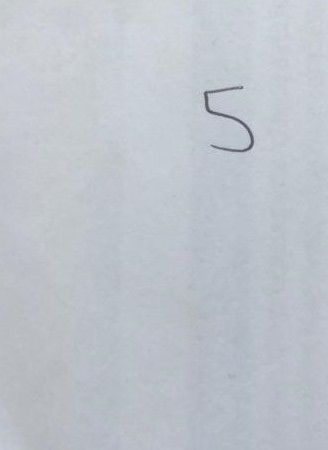
#> input picture pictures/crop test.jpeg, 328 x 450 px
$ python -i image_processing.py   (imports and definitions only)
#> lines starting #> are read from the running program, lines starting #| are printed output that depends on the picture; after the words box and inside, x2 and y2 are one past the last pixel; in counts of white or black regions, pixels touching at a corner belong together
### mnist_loader.py
#%%
import gzip
import numpy as np
import matplotlib.pyplot as plt

class LabeledImage:
    '''
        Labeled Image class
        -------------------


        28x28 pixel image of handwritten number with it's label

        Attributes
        ----------
            image    : returns the image matrix.
            label    : returns the label of the image.
            image_1D : returns a 1D reshape of the image matrix.

        Functions
        ----------
            show : shows the image and label
    '''
    def __init__(self, image:np.array, label:int=None):
        '''
        Parameters
        ----------
            image : array like - grayscale values of the pixel.
                    if array is 1D, reshapes it to 28x28 2D array.
            label : int - the number in the image.
        '''
        if len(image) > 28: # 1D array
            self.__image = np.reshape(image,(28,28))/255
        else:
            self.__image = image

        self.__label = label

    # override set function
    def __setattr__(self, __name: str, __value) -> None:
        if __name in {'_LabeledImage__label', '_LabeledImage__image'}:
            object.__setattr__(self, __name, __value)
        else:
            raise AttributeError

    # override get function
    # [31 lines left out: functions __getattr__, __eq__, show, not called in this run]

    # representation
    def __repr__(self) -> str:
        return(f'Handwritten {self.__label}')


# [68 lines left out: functions load_train_data, order_in_array, load_test_data, not called in this run]
# %%

### image_processing.py
'''image processing to make it conform to mnist format'''
#%%
import tkinter as tk
from tkinter import filedialog
import numpy as np
from PIL import Image
from mnist_loader import LabeledImage

YES = {'Y','y','YES','yes','Yes'}
NO = {'N','n','NO','no','No'}

def process(filename, label=None):
    '''Image processing procedure'''
#> called with filename = 'pictures/crop test.jpeg'
    # open image
    img = Image.open(filename)
#> img is the input picture: PIL image 328x450 RGB; mean R, G, B 190.2, 195.6, 203.5
    img = img.convert('L')
#> img: PIL image 328x450 L
    width, height = img.size
#> width = 328; height = 450


    while True:             # rotate
        new_img = img.copy()
        new_mat = new_img.load()

        new_img.show()
        if input('rotate? (y/n) ') in YES:
            deg = _int_input('how many turns? (clockwise) ')
            new_img = img.rotate(-deg*90)
            if _is_fine(new_img):
                break
        else:
            break
#> this loop made 1 pass; the answer given on pass 1: y
#> pass 1, in process, `new_img = img.rotate(-deg*90)`:
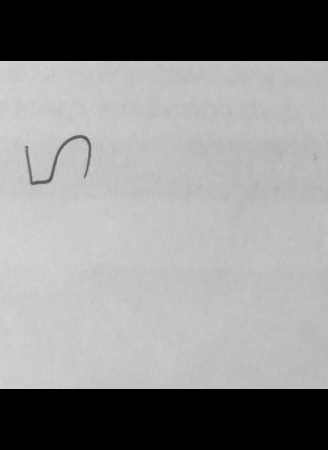
#> new_img: PIL image 328x450 L; min 0, max 214, mean 141.6

    img = new_img
    while True:             # to BW
        new_img = img.copy()
        new_mat = new_img.load()

        thresh = _int_input('Choose BW sensitivity (0-100): ')
        thresh = thresh/100 * 255
        for _y in range(height):
            for _x in range(width):
                new_mat[_x,_y] = 0 if new_mat[_x,_y] > thresh else 255

        if _is_fine(new_img):
            break
#> this loop made 1 pass; the answer given on pass 1: 1
#> pass 1, in _is_fine (call 2), `img.show()`:
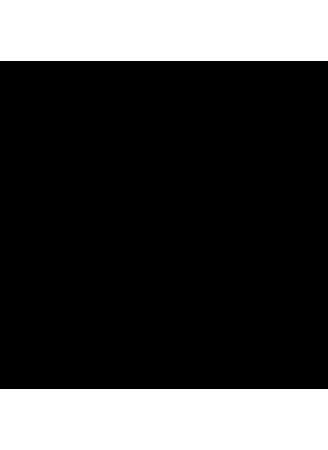
#> shown: PIL image 328x450 L; 27.1% white; 2 white regions, box (x1, y1, x2, y2) and area: (0, 0, 328, 61) 20008, (0, 389, 328, 450) 20008

    new_img = crop(new_img)
#> in crop, `cropped = img.crop(( left - pad, top - pad, left + length + pad, top +..`:
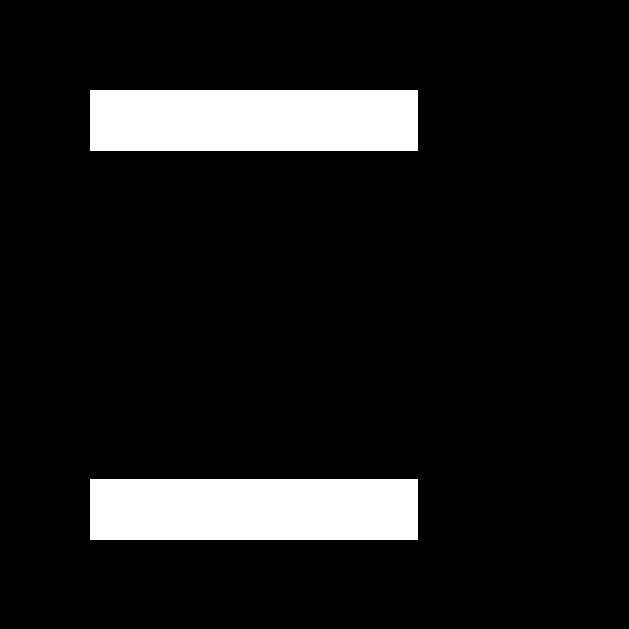
#> cropped: PIL image 629x629 L; 10.1% white; 2 white regions, box (x1, y1, x2, y2) and area: (90, 90, 418, 151) 20008, (90, 479, 418, 540) 20008

    # resize
    new_img = new_img.resize((28,28), 1)
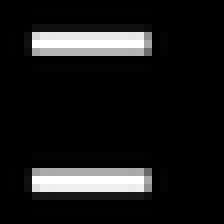
#> new_img: PIL image 28x28 L (shown 8 times larger); min 0, max 255, mean 25.8

    # to labled image
    new_mat = new_img.load()
    img_array = np.array([[new_mat[x,y] for x in range(28)]for y in range(28)])
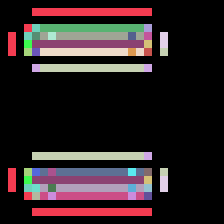
#> img_array: shape (28, 28) int64 (shown 8 times larger); 35 distinct labels, from 0 to 255; one colour per label, 0 black
    result = LabeledImage(img_array, label)

    return result

def crop(img, pad = 0.2):
    ''' Takes a BW image of a digit on a white background and crops it to a square '''
    mat = img.load()
    _w,_h = img.size
    top = left = np.inf
    bot = right = 0

    # find digit bounds
    for _x in range(_w):
        for _y in range (_h):
            if mat[_x,_y] == 255:
                left = min(_x,left)
                right = max(_x,right)
                top = min(_y,top)
                bot = max(_y,bot)

    length = max(right - left, bot - top) # square crop length
    pad = pad * length
    cropped = img.crop((
                left - pad,
                top - pad,
                left + length + pad,
                top + length + pad))
    return cropped


def _int_input(prompt):
    while True:
        try:
            res = int(input(prompt))
            break
        except ValueError:
            print('input is not a number')
            continue
    return res

def _is_fine(img):
    img.show()
    check = input('is the processing fine? (y/n) ')
    return check in YES

def load_image():
    '''load image using a dialogue box'''

    root = tk.Tk()
    root.withdraw()

    file_path = filedialog.askopenfilename()
    img = process(file_path)
    if img:
        return img

    return load_image()

>>> result = process('pictures/crop test.jpeg')
